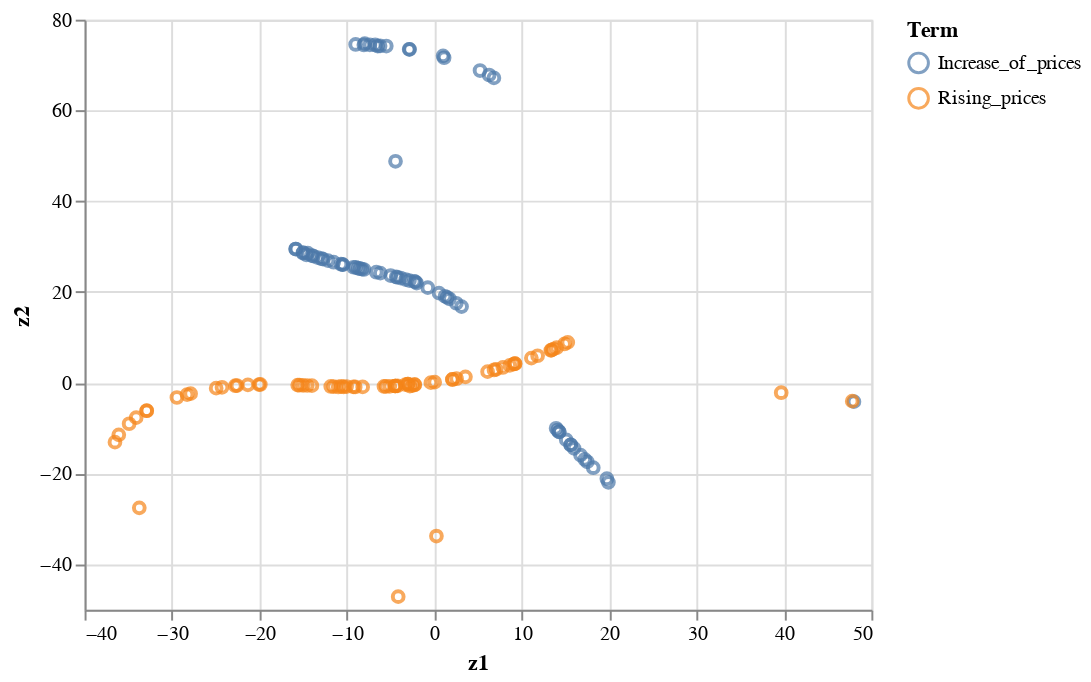

The cell this chart's notebook holds for it:
### Code cell
alt.Chart(df_prices).mark_point().encode(
    x = 'z1',
    y = 'z2',
    color = alt.Color('Topic:N', title = 'Term') # the person in the photo
)

### Figure 1 — Vega-Lite specification as saved in the notebook (floating-point values rounded to 4 significant figures; data arrays with more than 128 entries replaced by an {"elided": "..."} marker saying what was removed)
{"config": {"view": {"continuousWidth": 400, "continuousHeight": 300}}, "data": {"name": "data-cdf21a4b95f8eb9ec751af415a786837"}, "mark": "point", "encoding": {"color": {"type": "nominal", "field": "Topic", "title": "Term"}, "x": {"type": "quantitative", "field": "z1"}, "y": {"type": "quantitative", "field": "z2"}}, "$schema": "https://vega.github.io/schema/vega-lite/v4.8.1.json", "datasets": {"data-cdf21a4b95f8eb9ec751af415a786837": {"elided": "142 records"}}}
